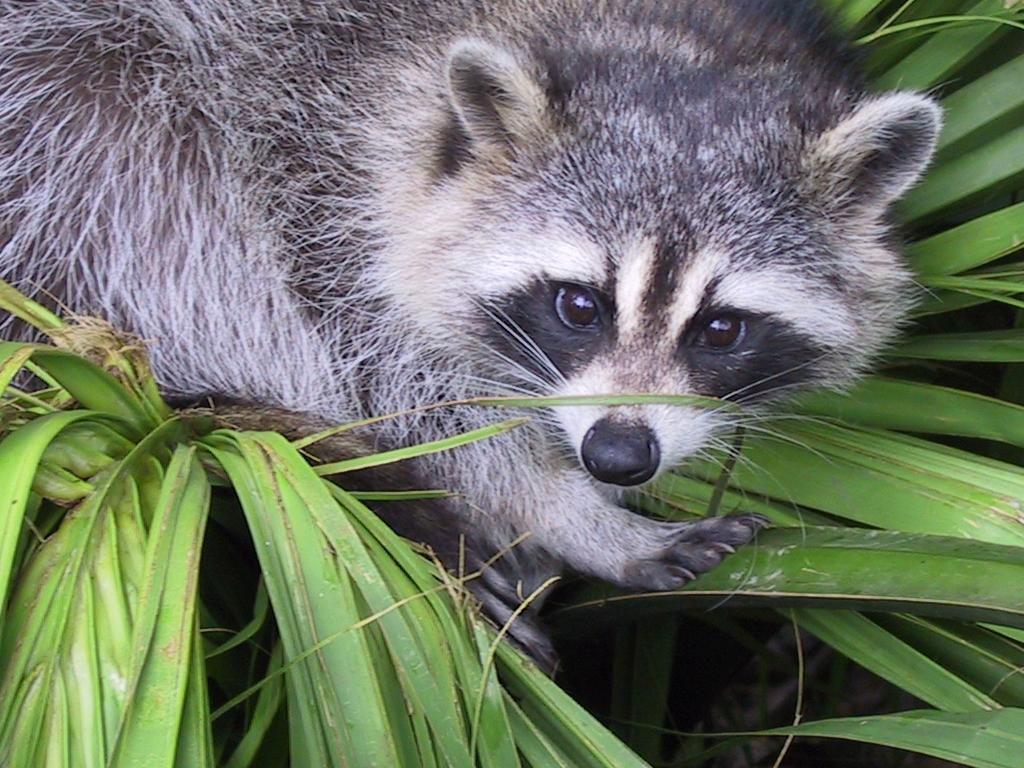
#> input picture python_1/ex03/animal.jpeg, 1024 x 768 px
$ python zoom.py
#> lines starting #> are read from the running program, lines starting #| are printed output that depends on the picture
### python_1/ex03/load_image.py
import numpy as np
from PIL import Image
import os
import sys


def ft_load(path: str) -> np.array:
    """
    Loads an image, prints its format, and its pixels
    content in RGB format.

    Args:
        arg1 (str): Path to the image to be loaded.

    Returns:
        An array representing the loaded image pixels
        content in RGB format
    """
#> called with path = 'animal.jpeg'
    # [16 lines of commented-out code are left out]

    try:
        if not os.path.exists(path):
            raise FileNotFoundError(f"Error: File '{path}' not found.")

        if not os.path.isfile(path):
            raise ValueError(f"Error: '{path}' is not a valid file.")

        with Image.open(path) as img:
#> img is the input picture: PIL image 1024x768 RGB; mean R, G, B 110.7, 117.7, 102.1
            img_format = img.format
#> img_format = 'JPEG'

            if img_format not in ['JPEG', 'JPG']:
                print(f"Warning: Image format is {img_format}, but function is designed for JPG/JPEG")

            if img.mode != 'RGB':
                img = img.convert('RGB')

            img_array = np.array(img)

            print(f"The shape of image is: {img_array.shape}")
#| The shape of image is: (768, 1024, 3)

            return img_array

    except FileNotFoundError as e:
        print(str(e))
        sys.exit(1)

    except ValueError as e:
        print(str(e))
        sys.exit(1)

    except Exception as e:
        print(f"Error loading image: {str(e)}")
        sys.exit(1)

### python_1/ex03/zoom.py
from load_image import ft_load
import matplotlib.pyplot as plt
from PIL import Image
import numpy as np
import sys
import os


def main():
    """
    Loads the image "animal.jpeg".
    Prints the following informations :
        • The size in pixel on both X and Y axis
        • The number of channel
        • The pixel content of the image.
    Displays the zoomed in image with the scale
    on the x and y axis on the image.

    Args:
        None

    Returns:
        None
    """

    try:
        img_array_original = ft_load("animal.jpeg")
        print(img_array_original)
#> (printed output is left out)

        original_height, original_width, _ = img_array_original.shape
#> original_height = 768; original_width = 1024

        crop_size = 400

        left = (original_width - crop_size) // 2
#> left = 312
        top = (original_height - crop_size) // 2
#> top = 184
        right = left + crop_size
#> right = 712
        bottom = top + crop_size
#> bottom = 584

        img_cropped_rgb_array = img_array_original[top:bottom, left:right, :]
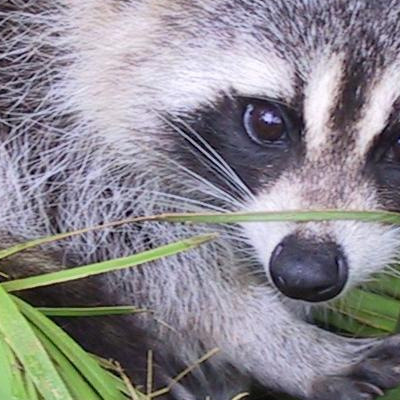
#> img_cropped_rgb_array: shape (400, 400, 3); mean R, G, B 138.1, 135.5, 141.3

        # Grayscale conversion formula: Y = 0.2989*R + 0.5870*G + 0.1140*B
        grayscale_array = (
            img_cropped_rgb_array[:, :, 0] * 0.2989 +
            img_cropped_rgb_array[:, :, 1] * 0.5870 +
            img_cropped_rgb_array[:, :, 2] * 0.1140
        ).astype(np.uint8)
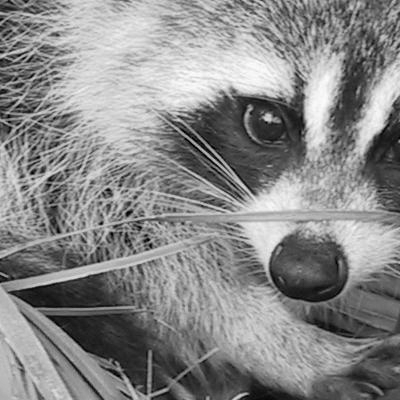
#> grayscale_array: shape (400, 400); min 0, max 253, mean 136.4

        final_array_shape = grayscale_array.shape
#> final_array_shape = (400, 400)

        print(f"New shape after zooming: {final_array_shape}")
#| New shape after zooming: (400, 400)
        print(grayscale_array)
#> (printed output is left out)

        plt.imshow(grayscale_array, cmap='gray')
        plt.xlabel("X-axis (pixels)")
        plt.ylabel("Y-axis (pixels)")
        plt.colorbar(label="Pixel Intensity")
        plt.show()
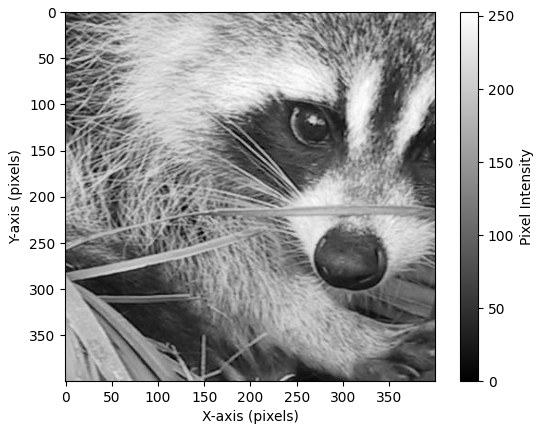
#> figure drawn by matplotlib, 2 panels

    except FileNotFoundError as e:
        print(f"Error: {e}", file=sys.stderr)
        sys.exit(1)
    except ValueError as e:
        print(f"Error: {e}", file=sys.stderr)
        sys.exit(1)
    except Exception as e:
        print(f"An unexpected error occurred: {str(e)}", file=sys.stderr)
        sys.exit(1)

# [42 lines of commented-out code are left out]


if __name__ == "__main__":
    main()
